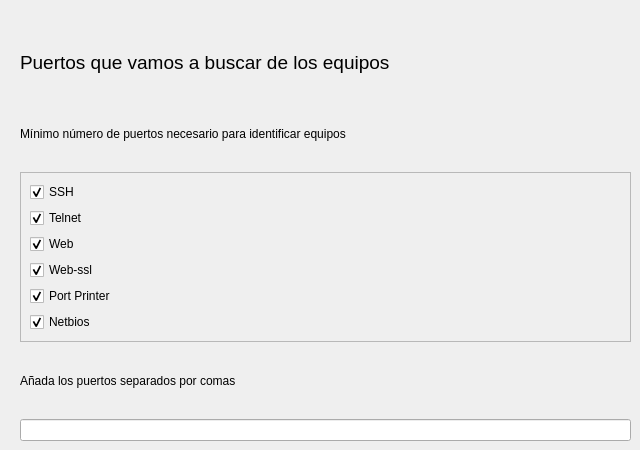
          <widget class="QWidget" name="tab">
           <attribute name="title">
            <string>ssh</string>
           </attribute>
           <widget class="QWidget" name="">
            <property name="geometry">
             <rect>
              <x>20</x>
              <y>30</y>
              <width>611</width>
              <height>411</height>
             </rect>
            </property>
            <layout class="QGridLayout" name="gridLayout_6">
             <item row="0" column="0">
              <widget class="QLabel" name="label_48">
               <property name="font">
                <font>
                 <pointsize>14</pointsize>
                </font>
               </property>
               <property name="text">
                <string>Puertos que vamos a buscar de los equipos</string>
               </property>
              </widget>
             </item>
             <item row="1" column="0">
              <widget class="QLabel" name="label_49">
               <property name="text">
                <string>Mínimo número de puertos necesario para identificar equipos</string>
               </property>
              </widget>
             </item>
             <item row="2" column="0">
              <widget class="QFrame" name="frame">
               <property name="frameShape">
                <enum>QFrame::StyledPanel</enum>
               </property>
               <property name="frameShadow">
                <enum>QFrame::Raised</enum>
               </property>
               <layout class="QGridLayout" name="gridLayout_4">
                <item row="0" column="0">
                 <layout class="QVBoxLayout" name="verticalLayout_10">
                  <item>
                   <widget class="QCheckBox" name="checkBox_SSH">
                    <property name="text">
                     <string>SSH</string>
                    </property>
                    <property name="checked">
                     <bool>true</bool>
                    </property>
                   </widget>
                  </item>
                  <item>
                   <widget class="QCheckBox" name="checkBox_telnet">
                    <property name="text">
                     <string>Telnet</string>
                    </property>
                    <property name="checked">
                     <bool>true</bool>
                    </property>
                   </widget>
                  </item>
                  <item>
                   <widget class="QCheckBox" name="checkBox_web">
                    <property name="text">
                     <string>Web</string>
                    </property>
                    <property name="checked">
                     <bool>true</bool>
                    </property>
                   </widget>
                  </item>
                  <item>
                   <widget class="QCheckBox" name="checkBox_webssl">
                    <property name="text">
                     <string>Web-ssl</string>
                    </property>
                    <property name="checked">
                     <bool>true</bool>
                    </property>
                   </widget>
                  </item>
                  <item>
                   <widget class="QCheckBox" name="checkBox_portPrinter">
                    <property name="text">
                     <string>Port Printer</string>
                    </property>
                    <property name="checked">
                     <bool>true</bool>
                    </property>
                   </widget>
                  </item>
                  <item>
                   <widget class="QCheckBox" name="checkBox_netbios">
                    <property name="text">
                     <string>Netbios</string>
                    </property>
                    <property name="checked">
                     <bool>true</bool>
                    </property>
                   </widget>
                  </item>
                 </layout>
                </item>
               </layout>
              </widget>
             </item>
             <item row="3" column="0">
              <widget class="QLabel" name="label_50">
               <property name="text">
                <string>Añada los puertos separados por comas</string>
               </property>
              </widget>
             </item>
             <item row="4" column="0">
              <widget class="QLineEdit" name="lineEdit_puertos"/>
             </item>
            </layout>
           </widget>
          </widget>
